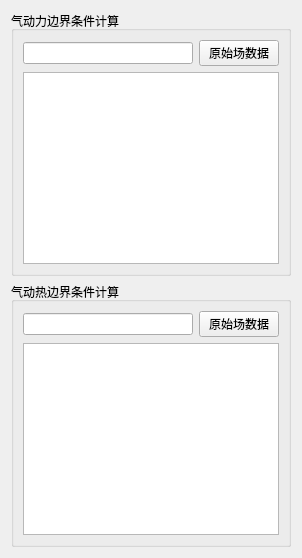
             <widget class="QWidget" name="page_6">
              <layout class="QVBoxLayout" name="verticalLayout_36">
               <item>
                <widget class="QGroupBox" name="groupBox_30">
                 <property name="title">
                  <string>气动力边界条件计算</string>
                 </property>
                 <layout class="QVBoxLayout" name="verticalLayout_31">
                  <item>
                   <layout class="QHBoxLayout" name="horizontalLayout_40">
                    <item>
                     <widget class="QLineEdit" name="lineEdit_8"/>
                    </item>
                    <item>
                     <widget class="QPushButton" name="pushButton_41">
                      <property name="text">
                       <string>原始场数据</string>
                      </property>
                     </widget>
                    </item>
                   </layout>
                  </item>
                  <item>
                   <widget class="QTableWidget" name="tableWidget_4"/>
                  </item>
                 </layout>
                </widget>
               </item>
               <item>
                <widget class="QGroupBox" name="groupBox_33">
                 <property name="title">
                  <string>气动热边界条件计算</string>
                 </property>
                 <layout class="QVBoxLayout" name="verticalLayout_32">
                  <item>
                   <layout class="QHBoxLayout" name="horizontalLayout_43">
                    <item>
                     <widget class="QLineEdit" name="lineEdit_9"/>
                    </item>
                    <item>
                     <widget class="QPushButton" name="pushButton_42">
                      <property name="text">
                       <string>原始场数据</string>
                      </property>
                     </widget>
                    </item>
                   </layout>
                  </item>
                  <item>
                   <widget class="QTableWidget" name="tableWidget_5"/>
                  </item>
                 </layout>
                </widget>
               </item>
              </layout>
             </widget>
